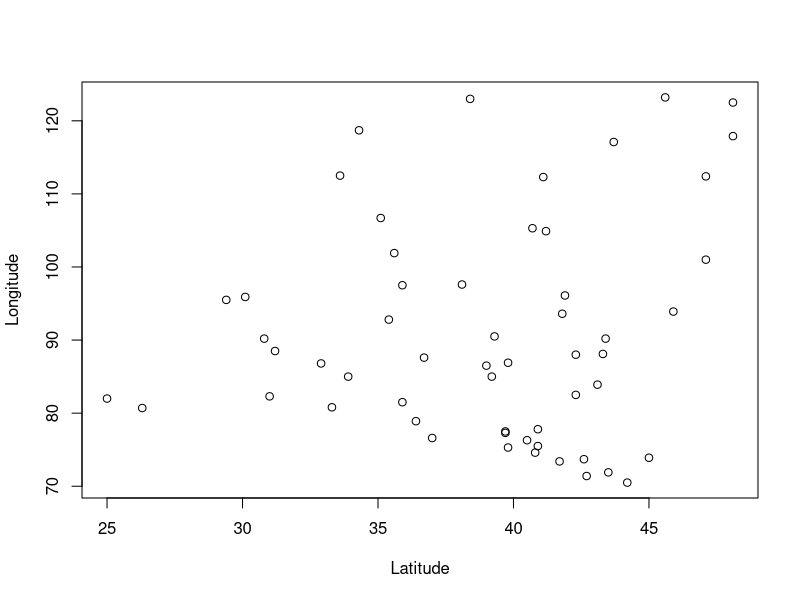
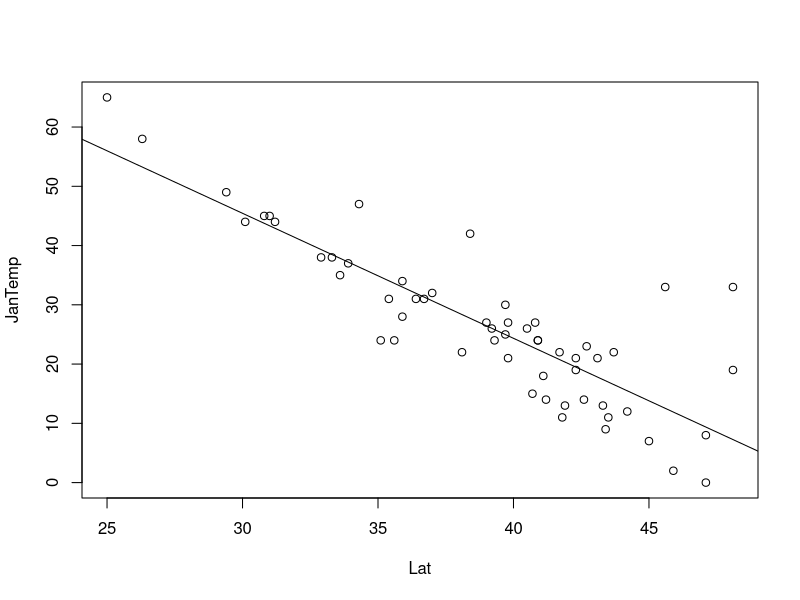
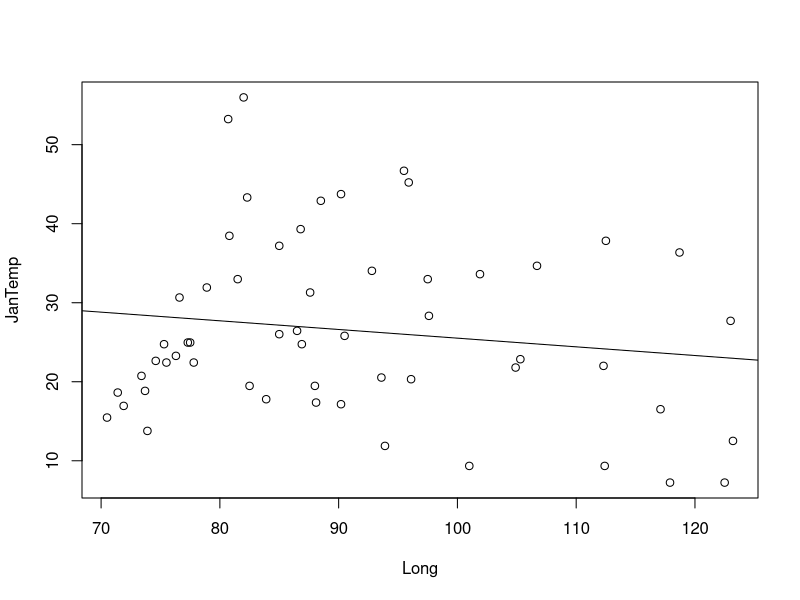
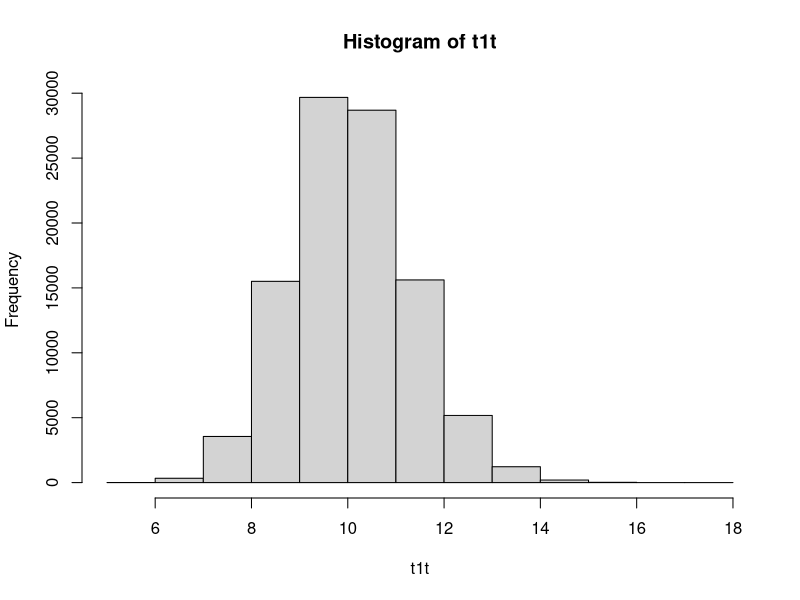
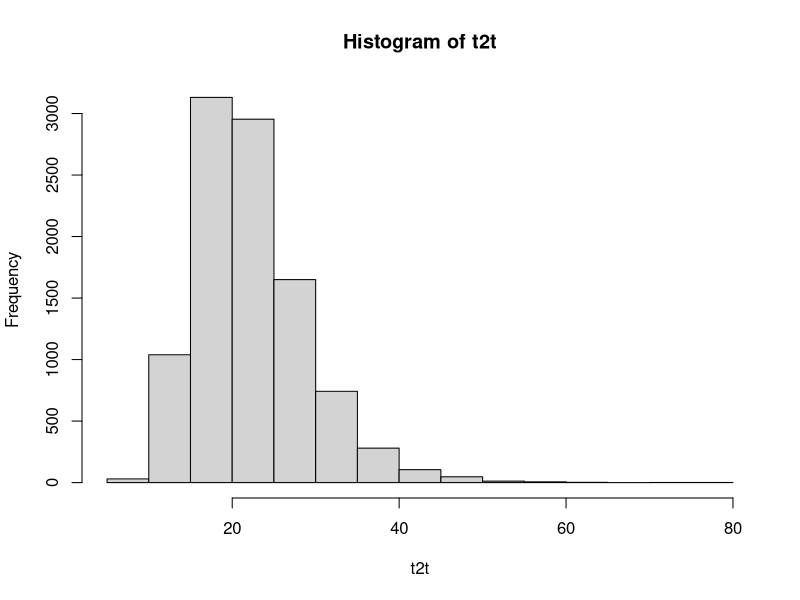
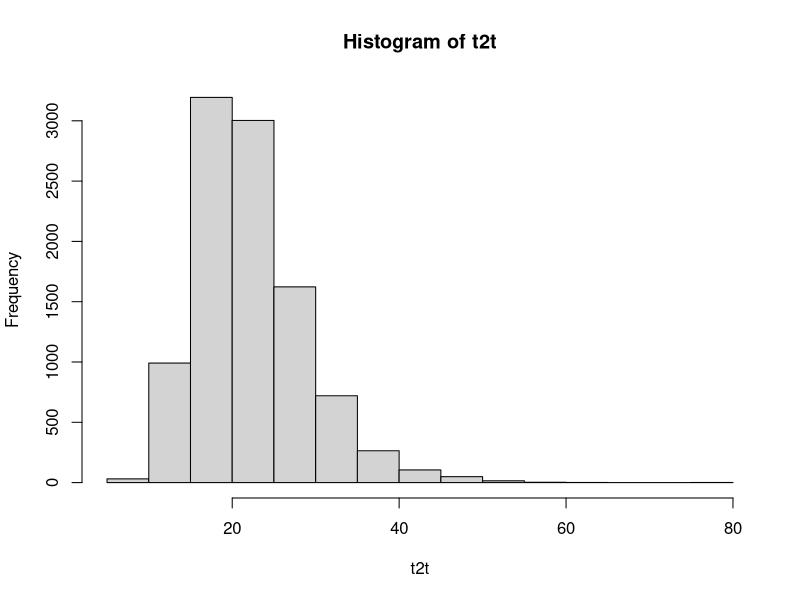

Write the R code that produced these figures, in order.
## ---- chunk 1


jan = read.csv("january_temp.csv", header = TRUE)

attach(jan)
plot(Lat,Long,xlab= "Latitude",ylab= "Longitude")


detach(jan)


## ---- chunk 2

attach(jan)
estjan <- lm(JanTemp~Lat)
summary(estjan)
plot(JanTemp~Lat)

objects(estjan)
abline(estjan$coefficients)


JanTemp=108.73-2.11*Lat

detach(jan)




## ---- chunk 3
attach(jan)
estjan2 <- lm(JanTemp~Long)
summary(estjan2)
plot(JanTemp~Long)

objects(estjan2)
abline(estjan2$coefficients)


JanTemp2=1.97-2.11*Long

detach(jan)


## ---- chunk 4

attach(jan)
estjan3 <- lm(JanTemp~Long+Lat)
summary(estjan3)



JanTemp3=108.73-2.11*Lat*Long

detach(jan)

## ---- chunk 5




## ---- chunk 6

  anova(estjan,estjan2,estjan3)


## ---- chunk 7
x=rnorm(100,10,10)
z = t.test(x)
z$statistic
lol <- rep(0,2)
lol[1]<-z$statistic
## ---- chunk 8



t1t <- rep(0,10e4)
for (i in 1:length(t1t)){
  x=rnorm(100,10,10)
  z = t.test(x)
  t1t[i] <- z$statistic
}

hist(t1t)

## ---- chunk 9

t2t <- rep(0,10000)
for (i in 1:10000){
  x<-(rnorm(100,5,1)+rnorm(10,5,5))
  z = t.test(x)
  t2t[i] <- (z$statistic)
  
}


hist(t2t)



## ---- chunk 10
t2t <- rep(0,10000)
for (i in 1:10000){
  x<-(rnorm(100,5,1)+rnorm(10,5,5))
  z = t.test(x,var.equal = TRUE)
  t2t[i] <- (z$statistic)
  
}


hist(t2t)
